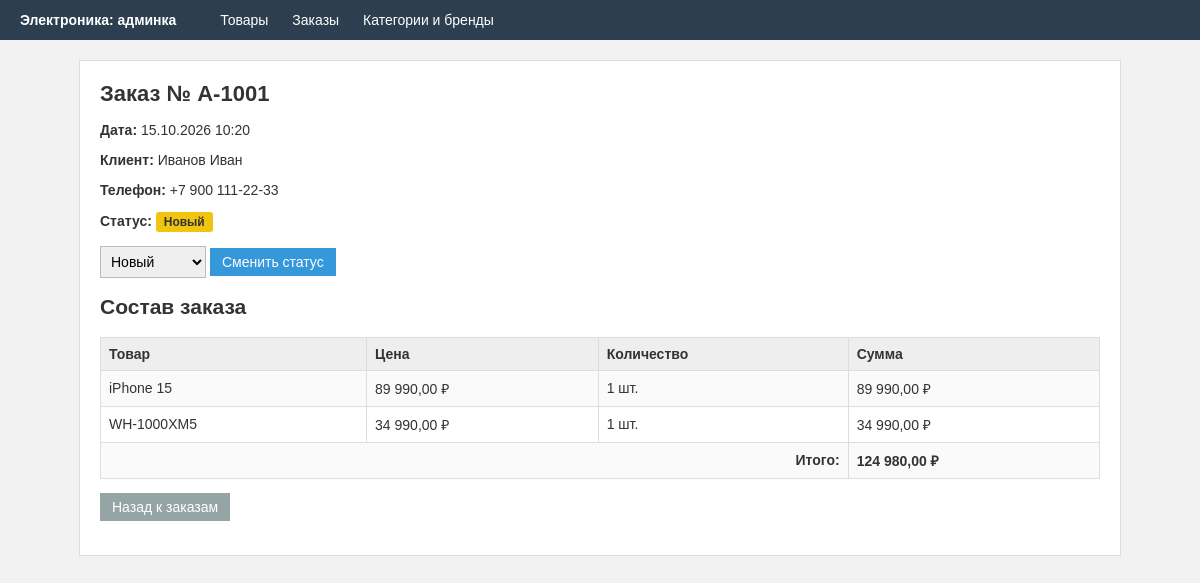
Page /order/1 on the committed database.
### tables this page shows
CREATE TABLE orders (
    id INTEGER PRIMARY KEY AUTOINCREMENT,
    order_number VARCHAR(50) NOT NULL,
    customer_name VARCHAR(255) NOT NULL,
    customer_phone VARCHAR(50),
    status VARCHAR(20) NOT NULL DEFAULT 'new',
    created_at DATETIME DEFAULT CURRENT_TIMESTAMP
);

CREATE TABLE order_items (
    id INTEGER PRIMARY KEY AUTOINCREMENT,
    order_id INT NOT NULL,
    product_id INT NOT NULL,
    quantity INT NOT NULL DEFAULT 1,
    price DECIMAL(10,2) NOT NULL,
    FOREIGN KEY (order_id) REFERENCES orders(id),
    FOREIGN KEY (product_id) REFERENCES products(id)
);

CREATE TABLE products (
    id INTEGER PRIMARY KEY AUTOINCREMENT,
    name VARCHAR(255) NOT NULL,
    price DECIMAL(10,2) NOT NULL DEFAULT 0,
    description TEXT,
    stock_quantity INT NOT NULL DEFAULT 0,
    category_id INT,
    brand_id INT,
    FOREIGN KEY (category_id) REFERENCES categories(id),
    FOREIGN KEY (brand_id) REFERENCES brands(id)
);

### app.py (the view)
@app.route('/order/<int:order_id>')
def order_view(order_id):
    conn = get_db()
    order = conn.execute('SELECT * FROM orders WHERE id = ?', (order_id,)).fetchone()
    if order is None:
        conn.close()
        abort(404)
    items = conn.execute('''SELECT oi.*, p.name AS product_name
                            FROM order_items oi
                            LEFT JOIN products p ON p.id = oi.product_id
                            WHERE oi.order_id = ?''', (order_id,)).fetchall()
    conn.close()
    total = 0
    for item in items:
        total += item['price'] * item['quantity']
    return render_template('order.html', order=order, items=items, total=total,
                           saved=request.args.get('saved'))

### app.py (called while the page is built)
def get_db():
    conn = sqlite3.connect(DB_FILE)
    conn.row_factory = sqlite3.Row
    conn.execute('PRAGMA foreign_keys = ON')
    return conn

@app.template_filter('money')
def money(value):
    return '{:,.2f}'.format(float(value or 0)).replace(',', ' ').replace('.', ',') + ' ₽'

@app.template_filter('date')
def format_date(value):
    if not value:
        return ''
    date_part, _, time_part = str(value).partition(' ')
    year, month, day = date_part.split('-')
    return day + '.' + month + '.' + year + ' ' + time_part[:5]

@app.context_processor
def add_statuses():
    return {'statuses': STATUSES}

### templates/order.html (shortened to what this page needs)
{% extends 'base.html' %}
{% block content %}
<h1>Заказ № {{ order.order_number }}</h1>
<p><b>Дата:</b> {{ order.created_at | date }}</p>
<p><b>Клиент:</b> {{ order.customer_name }}</p>
<p><b>Телефон:</b> {{ order.customer_phone or '' }}</p>
<p>
    <b>Статус:</b>
    <span class="badge badge-{{ order.status }}">{{ statuses.get(order.status, order.status) }}</span>
</p>
<form method="post" action="{{ url_for('order_status', order_id=order.id) }}">
    <select name="status">
        {% for key, label in statuses.items() %}
            <option value="{{ key }}" {% if key == order.status %}selected{% endif %}>{{ label }}</option>
        {% endfor %}
    </select>
    <button type="submit" class="btn">Сменить статус</button>
</form>
<h2>Состав заказа</h2>
<table>
    <tr>
        <th>Товар</th>
        <th>Цена</th>
        <th>Количество</th>
        <th>Сумма</th>
    </tr>
    {% for item in items %}
        <tr>
            <td>{{ item.product_name or 'Товар удален' }}</td>
            <td>{{ item.price | money }}</td>
            <td>{{ item.quantity }} шт.</td>
            <td>{{ (item.price * item.quantity) | money }}</td>
        </tr>
    {% endfor %}
    <tr>
        <td colspan="3" class="total">Итого:</td>
        <td><b>{{ total | money }}</b></td>
    </tr>
</table>
<p><a href="{{ url_for('orders') }}" class="btn btn-gray">Назад к заказам</a></p>
{% endblock %}

### static/style.css (style rules this page uses)
body { margin: 0; font-family: Arial, sans-serif; font-size: 14px; background: #f2f2f2; color: #333; }
h1 { margin-top: 0; font-size: 22px; }
table { width: 100%; border-collapse: collapse; margin-top: 15px; }
th, td { border: 1px solid #ddd; padding: 8px; text-align: left; }
th { background: #eee; }
tr:nth-child(even) { background: #fafafa; }
input[type=text], input[type=number], select, textarea { padding: 6px; border: 1px solid #bbb; font-size: 14px; }
.btn { display: inline-block; padding: 6px 12px; background: #3498db; color: #fff; border: none; text-decoration: none; cursor: pointer; font-size: 14px; }
.btn-gray { background: #95a5a6; }
.badge { display: inline-block; padding: 3px 8px; border-radius: 3px; font-size: 12px; font-weight: bold; }
.badge-new { background: #f1c40f; color: #333; }
.total { text-align: right; font-weight: bold; }

### rows in the picture
orders: order_number "A-1001", created_at "15.10.2026 10:20", customer_name "Иванов Иван", customer_phone "+7 900 111-22-33", get "Новый", status "Новый"
order_items: name "iPhone 15", price "89 990,00 ₽", quantity "1", (item.price*item.quantity)|money "89 990,00 ₽"
order_items: name "WH-1000XM5", price "34 990,00 ₽", quantity "1", (item.price*item.quantity)|money "34 990,00 ₽"

### other values in the picture
{{ total | money }} "124 980,00 ₽"
